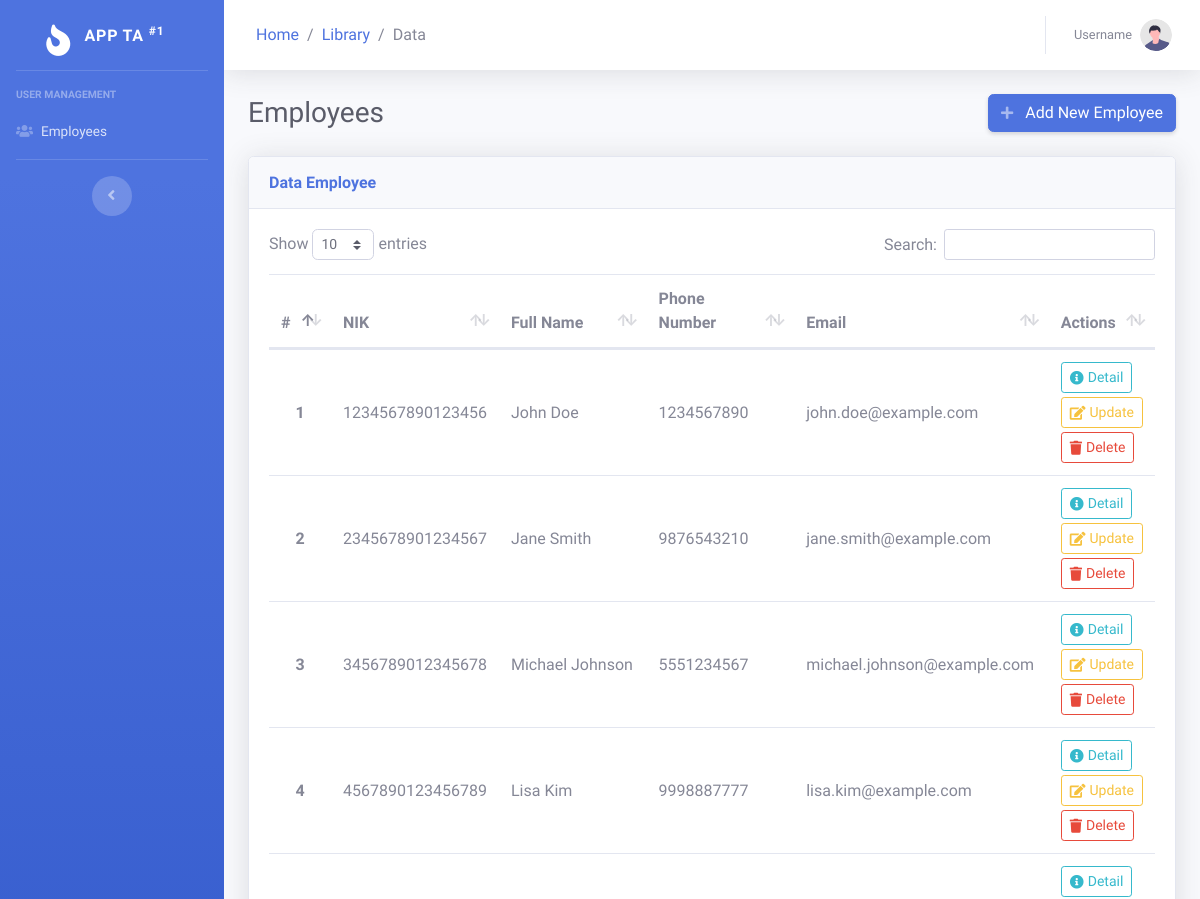
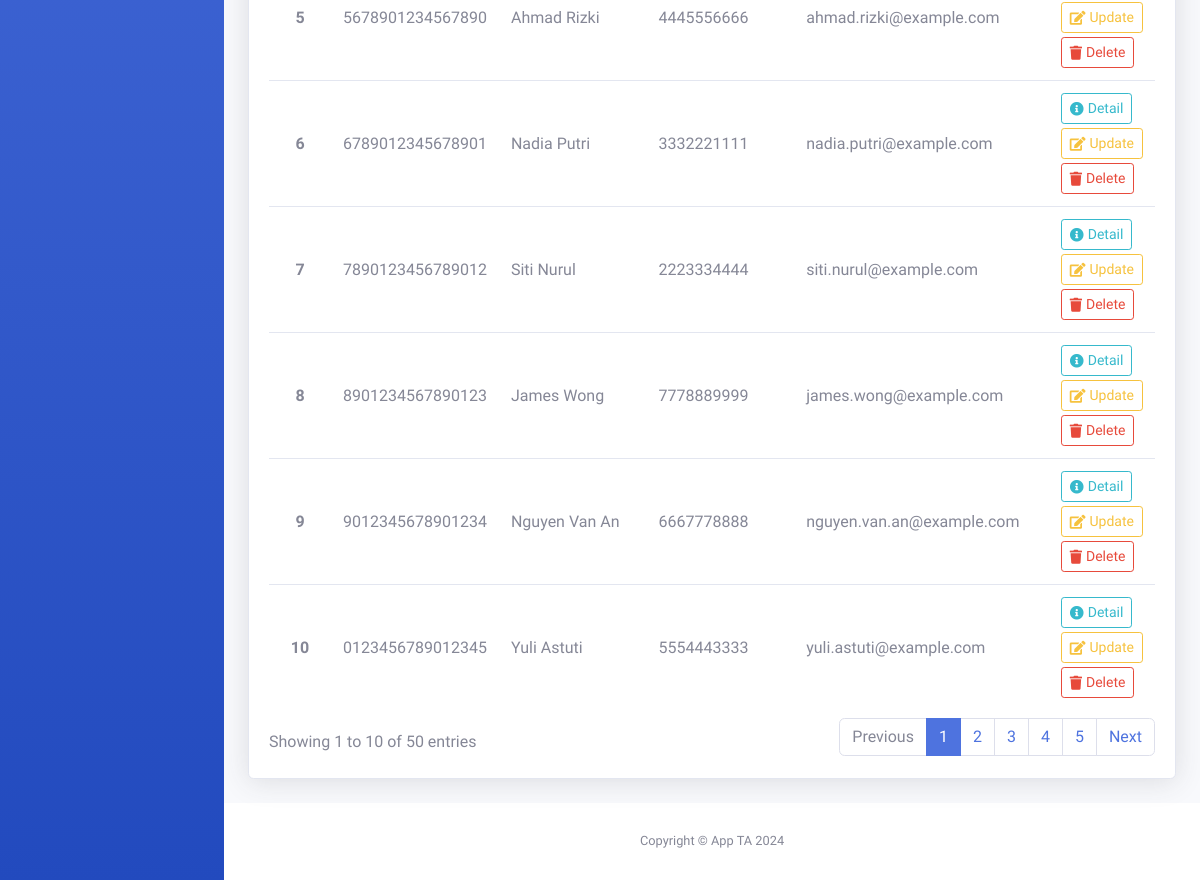
The page /pages/employees/index.php on the database its author committed (2 pictures, top to bottom).
### tables this page shows
CREATE TABLE IF NOT EXISTS `employees` (
   `id` INT UNSIGNED NOT NULL AUTO_INCREMENT,
   `nik` CHAR(16) NOT NULL,
   `full_name` VARCHAR(50) NOT NULL,
   `birth_date` DATE NOT NULL,
   `gender` ENUM('L', 'P') NOT NULL,
   `address` VARCHAR(100) NOT NULL,
   `no_telp` CHAR(13) NOT NULL,
   `email` VARCHAR(50) NOT NULL,
   `citizenship` ENUM('WNA', 'WNI') NOT NULL,
   `is_active` BOOLEAN NOT NULL DEFAULT TRUE,
   `created_at` TIMESTAMP NOT NULL DEFAULT CURRENT_TIMESTAMP,
   `updated_at` TIMESTAMP NOT NULL DEFAULT CURRENT_TIMESTAMP ON UPDATE CURRENT_TIMESTAMP,
   PRIMARY KEY `pk_employee_id`(`id`),
   INDEX `idx_full_name` (`full_name`),
   CONSTRAINT `uk_nik` UNIQUE (`nik`),
   CONSTRAINT `validation_nik` CHECK (`nik` REGEXP '^[0-9]{16}$'),
   CONSTRAINT `validation_no_telp` CHECK (`no_telp` REGEXP '^[0-9]+$')
);

### pages/employees/index.php (the view, shortened to what this page needs)
<?php
require '../../logic/connector.php';
?>
<!DOCTYPE html>
<html lang="en">
   <head>
      <link href="/vendor/fontawesome-free/css/all.min.css" rel="stylesheet" type="text/css" />
      <link href="/assets/css/sb-admin-2.min.css" rel="stylesheet" />
      <link href="/vendor/datatables/dataTables.bootstrap4.min.css" rel="stylesheet" />
   </head>
   <body id="page-top">
      <div id="wrapper">
         <ul class="navbar-nav bg-gradient-primary sidebar sidebar-dark accordion" id="accordionSidebar">
            <a class="sidebar-brand d-flex justify-content-center" href="index.html">
               <div class="sidebar-brand-icon rotate-n-15">
                  <i class="fas fa-fire"></i>
               </div>
               <div class="sidebar-brand-text mx-3">App TA <sup>#1</sup></div>
            </a>
            <hr class="sidebar-divider" />
            <div class="sidebar-heading">User Management</div>
            <li class="nav-item">
               <a class="nav-link" href="/pages/employees/index.html">
                  <i class="fas fa-users"></i>
                  <span>Employees</span>
               </a>
            </li>
            <hr class="sidebar-divider d-none d-md-block" />
            <div class="text-center d-none d-md-inline justify-content-between">
               <button class="rounded-circle border-0" id="sidebarToggle"></button>
            </div>
         </ul>
         <div id="content-wrapper" class="d-flex flex-column">
            <div id="content">
               <nav class="navbar navbar-expand navbar-light bg-white topbar mb-4 static-top shadow">
                  <ol class="m-0 bg-transparent breadcrumb">
                     <li class="breadcrumb-item"><a href="#">Home</a></li>
                     <li class="breadcrumb-item"><a href="#">Library</a></li>
                     <li class="breadcrumb-item active" aria-current="page">Data</li>
                  </ol>
                  <ul class="navbar-nav ml-auto">
                     <li class="nav-item dropdown no-arrow">
                        <a class="nav-link dropdown-toggle" href="#" id="userDropdown" role="button" data-toggle="dropdown" aria-haspopup="true" aria-expanded="false">
                           <span class="mr-2 d-none d-lg-inline text-gray-600 small">Username</span>
                           <img class="img-profile rounded-circle" src="/assets/img/undraw_profile.svg" />
                        </a>
                     </li>
                  </ul>
               </nav>
               <div class="container-fluid">
                  <div class="d-sm-flex align-items-center justify-content-between mb-4">
                     <h1 class="h3 mb-0 text-gray-800">Employees</h1>
                     <a href="form.php" class="d-sm-inline-block btn btn-primary shadow-sm">
                        <i class="mr-2 fas fa-plus fa-sm text-white-50"></i>
                        Add New Employee
                     </a>
                  </div>
                  <div class="card shadow mb-4">
                     <div class="card-header py-3">
                        <h6 class="m-0 font-weight-bold text-primary">Data Employee</h6>
                     </div>
                     <div class="card-body">
                        <div class="table-responsive">
                           <table class="table table-hover" id="dataUser" width="100%" cellspacing="0">
                              <thead>
                                 <tr>
                                    <th style="max-width: 30px">#</th>
                                    <th class="col-2">NIK</th>
                                    <th class="col-2">Full Name</th>
                                    <th class="col-2">Phone Number</th>
                                    <th class="col-2">Email</th>
                                    <th class="col-1">Actions</th>
                                 </tr>
                              </thead>
                              <tbody>
                                 <?php
                                 $no = 1;
                                 $dataEmployee = $conn->query("SELECT * FROM employees WHERE is_active = 1")->fetch_all(MYSQLI_ASSOC);
                                 foreach($dataEmployee as $employee) {
                                    ?>
                                    <tr>
                                       <td style="vertical-align: middle; font-weight: bold" align="center"><?= $no ?></td>
                                       <td style="vertical-align: middle"><?= $employee['nik'] ?></td>
                                       <td style="vertical-align: middle"><?= $employee['full_name'] ?></td>
                                       <td style="vertical-align: middle"><?= $employee['no_telp'] ?></td>
                                       <td style="vertical-align: middle"><?= $employee['email'] ?></td>
                                       <td class="d-flex flex-column align-items-start">
                                          <a href="#" class="mb-1 btn btn-outline-info btn-sm d-flex align-items-center">
                                             <i class="mr-1 fas fa-info-circle"></i>
                                             Detail
                                          </a>
                                          <a href="form.php?nik=<?= $employee['nik'] ?>" class="mb-1 btn btn-outline-warning btn-sm d-flex align-items-center">
                                             <i class="mr-1 fas fa-edit"></i>
                                             Update
                                          </a>
                                          <a href="delete.php?nik=<?= $employee['nik'] ?>" class="btn btn-outline-danger btn-sm d-flex align-items-center">
                                             <i class="mr-1 fas fa-trash"></i>
                                             Delete
                                          </a>
                                       </td>
                                    </tr>
                                    <?php
                                    $no++;
                                 }
                                 ?>
                              </tbody>
                           </table>
                        </div>
                     </div>
                  </div>
               </div>
            </div>
            <footer class="sticky-footer bg-white">
               <div class="container my-auto">
                  <div class="copyright text-center my-auto">
                     <span>Copyright &copy; App TA 2024</span>
                  </div>
               </div>
            </footer>
         </div>
      </div>
   </body>
</html>

### rows shown on the page
employees: nik "1234567890123456", full_name "John Doe", no_telp "1234567890", email "john.doe@example.com"
employees: nik "2345678901234567", full_name "Jane Smith", no_telp "9876543210", email "jane.smith@example.com"
employees: nik "3456789012345678", full_name "Michael Johnson", no_telp "5551234567", email "michael.johnson@example.com"
employees: nik "4567890123456789", full_name "Lisa Kim", no_telp "9998887777", email "lisa.kim@example.com"
employees: nik "5678901234567890", full_name "Ahmad Rizki", no_telp "4445556666", email "ahmad.rizki@example.com"
employees: nik "6789012345678901", full_name "Nadia Putri", no_telp "3332221111", email "nadia.putri@example.com"
employees: nik "7890123456789012", full_name "Siti Nurul", no_telp "2223334444", email "siti.nurul@example.com"
employees: nik "8901234567890123", full_name "James Wong", no_telp "7778889999", email "james.wong@example.com"
employees: nik "9012345678901234", full_name "Nguyen Van An", no_telp "6667778888", email "nguyen.van.an@example.com"
employees: nik "0123456789012345", full_name "Yuli Astuti", no_telp "5554443333", email "yuli.astuti@example.com"
